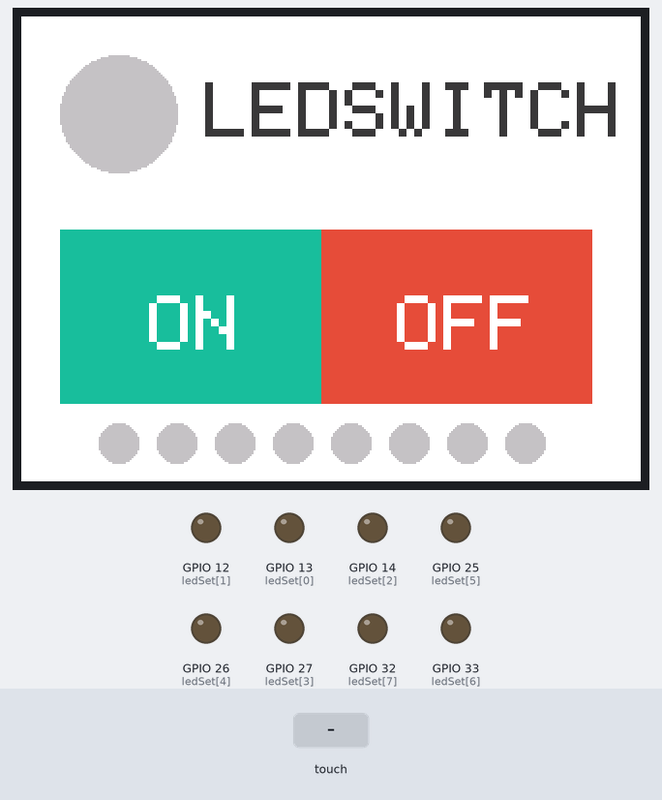
The sketch below on a simulated ESP32. Parts: 320×240 colour display, output pins drawn as LEDs (lit = HIGH). The test bench sets the inputs (shaded band). What the sketch prints to the serial monitor is not drawn.

Above: at 1.4 s.
1.5 s: screen touched at 13 % across, 70 % down
At 2.9 s:
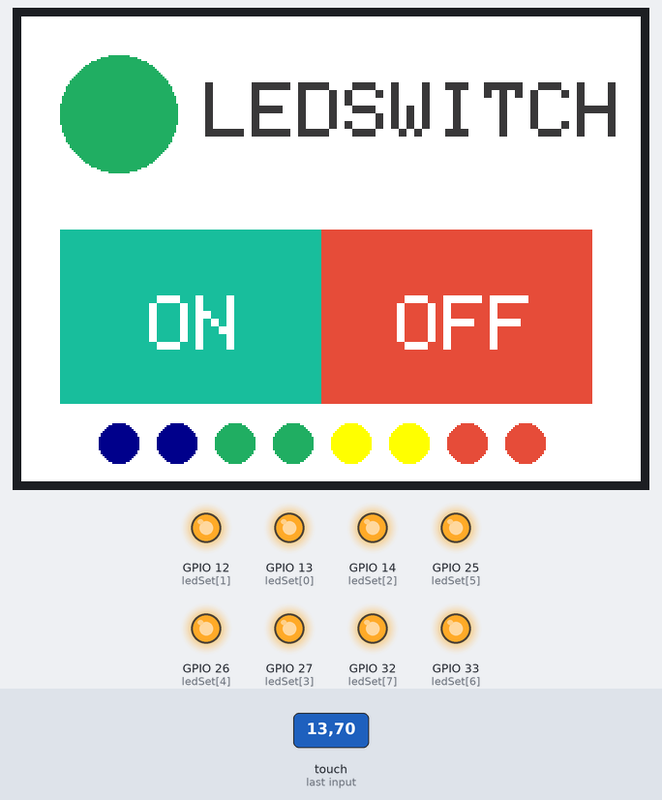
3.8 s: screen touched at 62 % across, 70 % down
At 4.1 s:
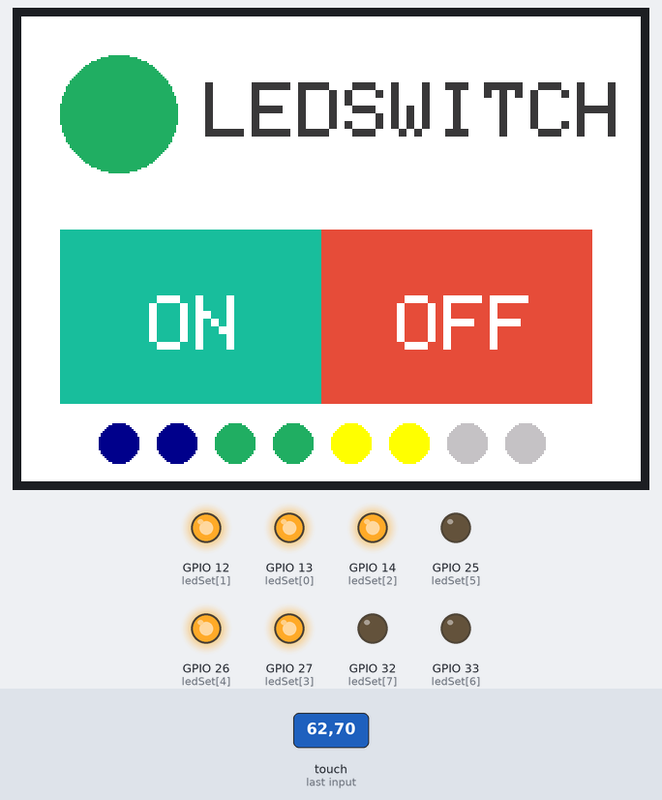
6.1 s: screen touched at 38 % across, 70 % down
At 6.4 s:
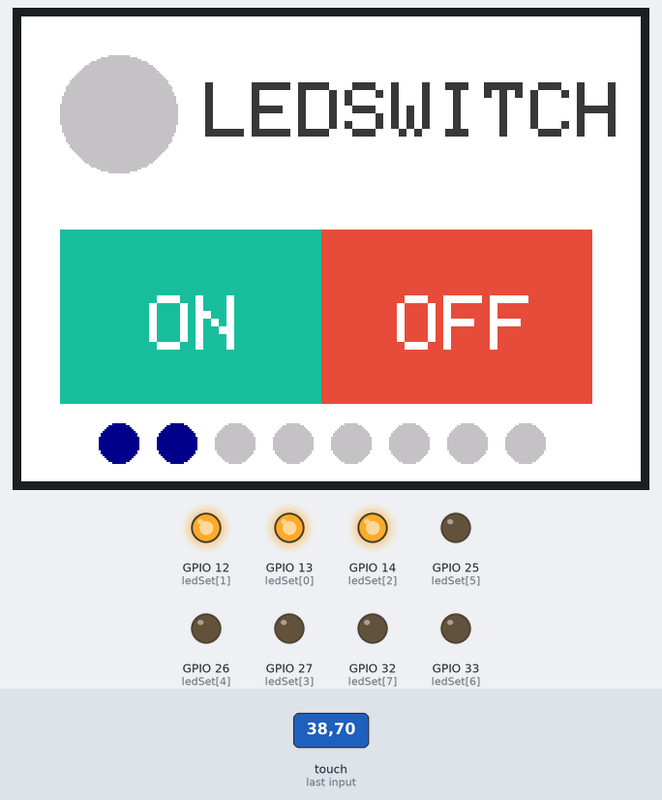
8.4 s: screen touched at 87 % across, 70 % down
At 9.1 s:
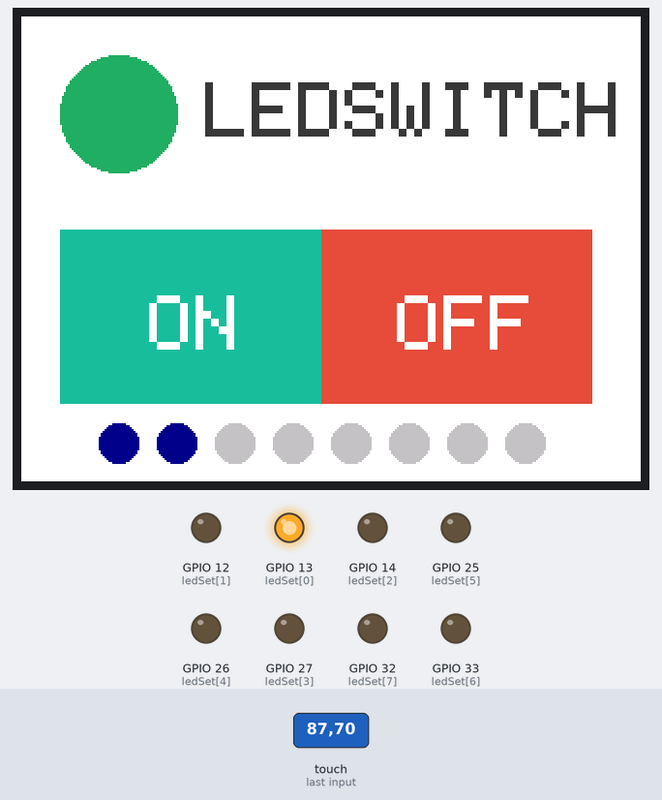
Timing chart, 0 to 11.4 s (numbered marks = the images above; inputs shaded):
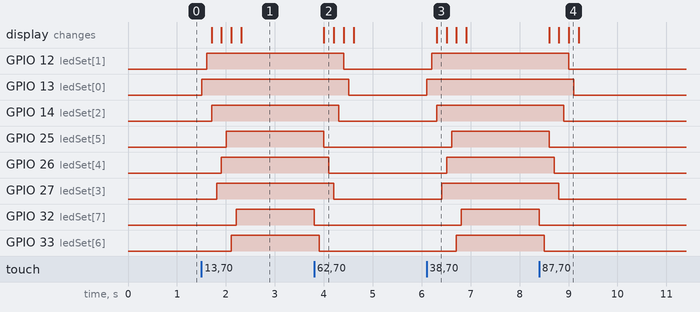

Measured:
- after the input at 1.5 s, GPIO 12 (ledSet[1]): LOW → HIGH after 0.11 s; GPIO 13 (ledSet[0]): LOW → HIGH at once; GPIO 14 (ledSet[2]): LOW → HIGH after 0.21 s; GPIO 25 (ledSet[5]): LOW → HIGH after 0.51 s; GPIO 26 (ledSet[4]): LOW → HIGH after 0.41 s; the display: first changes after 0.21 s (image 1 shows a later state)
- after the input at 3.8 s, GPIO 12 (ledSet[1]): HIGH → LOW after 0.61 s; GPIO 13 (ledSet[0]): HIGH → LOW after 0.71 s; GPIO 14 (ledSet[2]): HIGH → LOW after 0.50 s; GPIO 25 (ledSet[5]): HIGH → LOW after 0.20 s; GPIO 26 (ledSet[4]): HIGH → LOW after 0.30 s; the display: changes after 0.20 s (image 2)
- after the input at 6.1 s, GPIO 12 (ledSet[1]): LOW → HIGH after 0.11 s; GPIO 13 (ledSet[0]): LOW → HIGH at once; GPIO 14 (ledSet[2]): LOW → HIGH after 0.21 s; GPIO 25 (ledSet[5]): LOW → HIGH after 0.51 s; GPIO 26 (ledSet[4]): LOW → HIGH after 0.41 s; the display: changes after 0.21 s (image 3)
- after the input at 8.4 s, GPIO 12 (ledSet[1]): HIGH → LOW after 0.60 s; GPIO 13 (ledSet[0]): HIGH → LOW after 0.71 s; GPIO 14 (ledSet[2]): HIGH → LOW after 0.50 s; GPIO 25 (ledSet[5]): HIGH → LOW after 0.20 s; GPIO 26 (ledSet[4]): HIGH → LOW after 0.30 s; the display: first changes after 0.20 s (image 4 shows a later state)

The sketch:

ili9341.ino
```cpp
#include <TFT_eSPI.h>

TFT_eSPI tft = TFT_eSPI();
int ledSet[]={13,12,14,27,26,25,33,32};
void setup() {
  Serial.begin(115200);

  pinMode(13, OUTPUT);
  pinMode(12, OUTPUT);
  pinMode(14, OUTPUT);
  pinMode(27, OUTPUT);
  pinMode(26, OUTPUT);
  pinMode(25, OUTPUT);
  pinMode(33, OUTPUT);
  pinMode(32, OUTPUT);
  tft.init();
  tft.setRotation(1);

  // Use this calibration code in setup():
  uint16_t calData[5] = { 440, 3315, 489, 3207, 7 };
  tft.setTouch(calData);


  tft.fillScreen(tft.color24to16(0xFFFFFF));
  tft.fillCircle(50, 50, 30, tft.color24to16(0xC3C3C3));
  tft.fillRect(20, 110, 135, 90, tft.color24to16(0x1ABC9C));
  tft.fillRect(155, 110, 140, 90, tft.color24to16(0xE74C3C));


  tft.setTextSize(4);
  tft.setTextColor(tft.color24to16(0x3B3B3B));
  tft.setTextDatum(ML_DATUM);
  tft.drawString("LEDSWITCH", 95, 50);

  tft.setTextSize(4);
  tft.setTextColor(tft.color24to16(0xFFFFFF));
  tft.setTextDatum(MC_DATUM);
  tft.drawString("ON", 90, 160);
  tft.drawString("OFF", 230, 160);
  tft.fillCircle(50, 220, 10, tft.color24to16(0xC3C3C3));
  tft.fillCircle(80, 220, 10, tft.color24to16(0xC3C3C3));
  tft.fillCircle(110, 220, 10, tft.color24to16(0xC3C3C3));
  tft.fillCircle(140, 220, 10, tft.color24to16(0xC3C3C3));
  tft.fillCircle(170, 220, 10, tft.color24to16(0xC3C3C3));
  tft.fillCircle(200, 220, 10, tft.color24to16(0xC3C3C3));
  tft.fillCircle(230, 220, 10, tft.color24to16(0xC3C3C3));
  tft.fillCircle(260, 220, 10, tft.color24to16(0xC3C3C3));

}

void loop() {
  uint16_t x, y;
  if (tft.getTouch(&x, &y)) {
    Serial.printf("Touched at (%d, %d)\n", x, y);
    if ((x > 0 && x < 140) && (y > 120 && y < 210)) {
      for(int i=0;i<8;i++){
      digitalWrite(ledSet[i],HIGH);
      delay(100);
      if (i==0){
        tft.fillCircle(50, 220, 10, tft.color24to16(0x00008B));

      }
      if (i==1){
        tft.fillCircle(80, 220, 10, tft.color24to16(0x00008B));

      }
      if (i==2){
        tft.fillCircle(110, 220, 10, tft.color24to16(0x27AE60));

      }
      if (i==3){
        tft.fillCircle(140, 220, 10, tft.color24to16(0x27AE60));

      }
      if (i==4){
        tft.fillCircle(170, 220, 10, tft.color24to16(0xFFFF00));

      }
      if (i==5){
        tft.fillCircle(200, 220, 10, tft.color24to16(0xFFFF00));

      }
      if (i==6){
        tft.fillCircle(230, 220, 10, tft.color24to16(0xE74C3C));

      }
      if (i==7){
        tft.fillCircle(260, 220, 10, tft.color24to16(0xE74C3C));

      }

      }
      tft.fillCircle(50, 50, 30, tft.color24to16(0x27AE60));
    } else if ((x > 150 && x < 300) && (y > 120 && y < 210)) {
      for(int i=7;i>=0;i--){
      digitalWrite(ledSet[i],LOW);
      delay(100);
      if (i==0){
        tft.fillCircle(50, 220, 10, tft.color24to16(0xC3C3C3));

      }
      if (i==1){
        tft.fillCircle(80, 220, 10, tft.color24to16(0xC3C3C3));

      }
      if (i==2){
        tft.fillCircle(110, 220, 10, tft.color24to16(0xC3C3C3));

      }
      if (i==3){
        tft.fillCircle(140, 220, 10, tft.color24to16(0xC3C3C3));

      }
      if (i==4){
        tft.fillCircle(170, 220, 10, tft.color24to16(0xC3C3C3));

      }
      if (i==5){
        tft.fillCircle(200, 220, 10, tft.color24to16(0xC3C3C3));

      }
      if (i==6){
        tft.fillCircle(230, 220, 10, tft.color24to16(0xC3C3C3));

      }
      if (i==7){
        tft.fillCircle(260, 220, 10, tft.color24to16(0xC3C3C3));

      }
      }
      tft.fillCircle(50, 50, 30, tft.color24to16(0xC3C3C3));

    }
  }
  delay(10);
}
```
